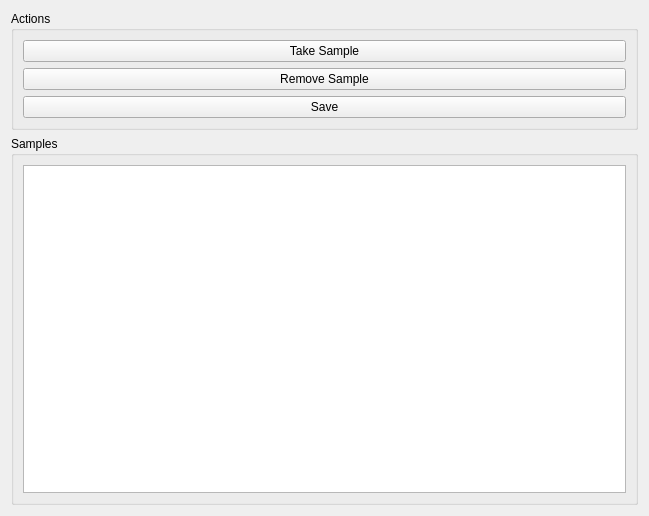
<?xml version="1.0" encoding="UTF-8"?>
<ui version="4.0">
 <class>Form</class>
 <widget class="QWidget" name="Form">
  <property name="geometry">
   <rect>
    <x>0</x>
    <y>0</y>
    <width>649</width>
    <height>516</height>
   </rect>
  </property>
  <property name="windowTitle">
   <string>Form</string>
  </property>
  <layout class="QVBoxLayout" name="verticalLayout">
   <item>
    <layout class="QHBoxLayout" name="horizontalLayout_infoAndActions">
     <item>
      <widget class="QGroupBox" name="groupBox_3">
       <property name="title">
        <string>Actions</string>
       </property>
       <layout class="QVBoxLayout" name="verticalLayout_2">
        <item>
         <widget class="QPushButton" name="takeButton">
          <property name="text">
           <string>Take Sample</string>
          </property>
         </widget>
        </item>
        <item>
         <widget class="QPushButton" name="removeButton">
          <property name="text">
           <string>Remove Sample</string>
          </property>
         </widget>
        </item>
        
        <item>
         <widget class="QPushButton" name="saveButton">
          <property name="text">
           <string>Save</string>
          </property>
         </widget>
        </item>
       </layout>
      </widget>
     </item>
    </layout>
   </item>
   <item>
    <layout class="QHBoxLayout" name="horizontalLayout">
     <item>
      <widget class="QGroupBox" name="groupBox">
       <property name="title">
        <string>Samples</string>
       </property>
       <layout class="QHBoxLayout" name="horizontalLayout_3">
        <item>
         <widget class="QListWidget" name="sampleListWidget"/>
        </item>
       </layout>
      </widget>
     </item>
    </layout>
   </item>
  </layout>
 </widget>
 <resources/>
 <connections/>
</ui>
